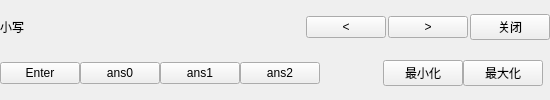
    <widget class="QWidget" name="widgetTop" native="true">
     <property name="styleSheet">
      <string notr="true">border-width:0px;</string>
     </property>
     <layout class="QVBoxLayout" name="verticalLayout">
      <property name="spacing">
       <number>6</number>
      </property>
      <property name="leftMargin">
       <number>0</number>
      </property>
      <property name="topMargin">
       <number>0</number>
      </property>
      <property name="rightMargin">
       <number>0</number>
      </property>
      <property name="bottomMargin">
       <number>0</number>
      </property>
      <item>
       <layout class="QHBoxLayout" name="lay1">
        <property name="spacing">
         <number>2</number>
        </property>
        <item>
         <widget class="QLabel" name="labInfo">
          <property name="sizePolicy">
           <sizepolicy hsizetype="Preferred" vsizetype="Minimum">
            <horstretch>0</horstretch>
            <verstretch>0</verstretch>
           </sizepolicy>
          </property>
          <property name="minimumSize">
           <size>
            <width>0</width>
            <height>25</height>
           </size>
          </property>
          <property name="text">
           <string>小写</string>
          </property>
         </widget>
        </item>
        <item>
         <widget class="QLabel" name="labPY">
          <property name="sizePolicy">
           <sizepolicy hsizetype="Expanding" vsizetype="Preferred">
            <horstretch>0</horstretch>
            <verstretch>0</verstretch>
           </sizepolicy>
          </property>
          <property name="text">
           <string/>
          </property>
          <property name="alignment">
           <set>Qt::AlignCenter</set>
          </property>
         </widget>
        </item>
        <item>
         <widget class="QPushButton" name="btnPre">
          <property name="focusPolicy">
           <enum>Qt::NoFocus</enum>
          </property>
          <property name="styleSheet">
           <string notr="true"/>
          </property>
          <property name="text">
           <string>&lt;</string>
          </property>
         </widget>
        </item>
        <item>
         <widget class="QPushButton" name="btnNext">
          <property name="focusPolicy">
           <enum>Qt::NoFocus</enum>
          </property>
          <property name="styleSheet">
           <string notr="true"/>
          </property>
          <property name="text">
           <string>&gt;</string>
          </property>
         </widget>
        </item>
        <item>
         <widget class="QPushButton" name="btnClose">
          <property name="focusPolicy">
           <enum>Qt::NoFocus</enum>
          </property>
          <property name="styleSheet">
           <string notr="true"/>
          </property>
          <property name="text">
           <string>关闭</string>
          </property>
         </widget>
        </item>
       </layout>
      </item>
      <item>
       <layout class="QHBoxLayout" name="lay2">
        <property name="spacing">
         <number>0</number>
        </property>
        <item>
         <widget class="QPushButton" name="Enter">
          <property name="text">
           <string>Enter</string>
          </property>
         </widget>
        </item>
        <item>
         <widget class="QPushButton" name="ans0">
          <property name="text">
           <string>ans0</string>
          </property>
         </widget>
        </item>
        <item>
         <widget class="QPushButton" name="ans1">
          <property name="text">
           <string>ans1</string>
          </property>
         </widget>
        </item>
        <item>
         <widget class="QPushButton" name="ans2">
          <property name="text">
           <string>ans2</string>
          </property>
         </widget>
        </item>
        <item>
         <widget class="QLabel" name="labCh0">
          <property name="sizePolicy">
           <sizepolicy hsizetype="Preferred" vsizetype="Fixed">
            <horstretch>0</horstretch>
            <verstretch>0</verstretch>
           </sizepolicy>
          </property>
          <property name="minimumSize">
           <size>
            <width>0</width>
            <height>25</height>
           </size>
          </property>
          <property name="text">
           <string/>
          </property>
          <property name="alignment">
           <set>Qt::AlignCenter</set>
          </property>
         </widget>
        </item>
        <item>
         <widget class="QLabel" name="labCh1">
          <property name="sizePolicy">
           <sizepolicy hsizetype="Preferred" vsizetype="Fixed">
            <horstretch>0</horstretch>
            <verstretch>0</verstretch>
           </sizepolicy>
          </property>
          <property name="minimumSize">
           <size>
            <width>0</width>
            <height>25</height>
           </size>
          </property>
          <property name="text">
           <string/>
          </property>
          <property name="alignment">
           <set>Qt::AlignCenter</set>
          </property>
         </widget>
        </item>
        <item>
         <widget class="QLabel" name="labCh2">
          <property name="sizePolicy">
           <sizepolicy hsizetype="Preferred" vsizetype="Fixed">
            <horstretch>0</horstretch>
            <verstretch>0</verstretch>
           </sizepolicy>
          </property>
          <property name="minimumSize">
           <size>
            <width>0</width>
            <height>25</height>
           </size>
          </property>
          <property name="text">
           <string/>
          </property>
          <property name="alignment">
           <set>Qt::AlignCenter</set>
          </property>
         </widget>
        </item>
        <item>
         <widget class="QLabel" name="labCh3">
          <property name="sizePolicy">
           <sizepolicy hsizetype="Preferred" vsizetype="Fixed">
            <horstretch>0</horstretch>
            <verstretch>0</verstretch>
           </sizepolicy>
          </property>
          <property name="minimumSize">
           <size>
            <width>0</width>
            <height>25</height>
           </size>
          </property>
          <property name="text">
           <string/>
          </property>
          <property name="alignment">
           <set>Qt::AlignCenter</set>
          </property>
         </widget>
        </item>
        <item>
         <widget class="QLabel" name="labCh4">
          <property name="sizePolicy">
           <sizepolicy hsizetype="Preferred" vsizetype="Fixed">
            <horstretch>0</horstretch>
            <verstretch>0</verstretch>
           </sizepolicy>
          </property>
          <property name="minimumSize">
           <size>
            <width>0</width>
            <height>25</height>
           </size>
          </property>
          <property name="text">
           <string/>
          </property>
          <property name="alignment">
           <set>Qt::AlignCenter</set>
          </property>
         </widget>
        </item>
        <item>
         <widget class="QLabel" name="labCh5">
          <property name="sizePolicy">
           <sizepolicy hsizetype="Preferred" vsizetype="Fixed">
            <horstretch>0</horstretch>
            <verstretch>0</verstretch>
           </sizepolicy>
          </property>
          <property name="minimumSize">
           <size>
            <width>0</width>
            <height>25</height>
           </size>
          </property>
          <property name="text">
           <string/>
          </property>
          <property name="alignment">
           <set>Qt::AlignCenter</set>
          </property>
         </widget>
        </item>
        <item>
         <widget class="QLabel" name="labCh6">
          <property name="sizePolicy">
           <sizepolicy hsizetype="Preferred" vsizetype="Fixed">
            <horstretch>0</horstretch>
            <verstretch>0</verstretch>
           </sizepolicy>
          </property>
          <property name="minimumSize">
           <size>
            <width>0</width>
            <height>25</height>
           </size>
          </property>
          <property name="text">
           <string/>
          </property>
          <property name="alignment">
           <set>Qt::AlignCenter</set>
          </property>
         </widget>
        </item>
        <item>
         <widget class="QLabel" name="labCh7">
          <property name="sizePolicy">
           <sizepolicy hsizetype="Preferred" vsizetype="Fixed">
            <horstretch>0</horstretch>
            <verstretch>0</verstretch>
           </sizepolicy>
          </property>
          <property name="minimumSize">
           <size>
            <width>0</width>
            <height>25</height>
           </size>
          </property>
          <property name="text">
           <string/>
          </property>
          <property name="alignment">
           <set>Qt::AlignCenter</set>
          </property>
         </widget>
        </item>
        <item>
         <widget class="QLabel" name="labCh8">
          <property name="sizePolicy">
           <sizepolicy hsizetype="Preferred" vsizetype="Fixed">
            <horstretch>0</horstretch>
            <verstretch>0</verstretch>
           </sizepolicy>
          </property>
          <property name="minimumSize">
           <size>
            <width>0</width>
            <height>25</height>
           </size>
          </property>
          <property name="text">
           <string/>
          </property>
          <property name="alignment">
           <set>Qt::AlignCenter</set>
          </property>
         </widget>
        </item>
        <item>
         <widget class="QPushButton" name="btnMin">
          <property name="text">
           <string>最小化</string>
          </property>
         </widget>
        </item>
        <item>
         <widget class="QPushButton" name="btnMax">
          <property name="text">
           <string>最大化</string>
          </property>
         </widget>
        </item>
        <item>
         <widget class="QLabel" name="labCh9">
          <property name="sizePolicy">
           <sizepolicy hsizetype="Preferred" vsizetype="Fixed">
            <horstretch>0</horstretch>
            <verstretch>0</verstretch>
           </sizepolicy>
          </property>
          <property name="minimumSize">
           <size>
            <width>0</width>
            <height>25</height>
           </size>
          </property>
          <property name="text">
           <string/>
          </property>
          <property name="alignment">
           <set>Qt::AlignCenter</set>
          </property>
         </widget>
        </item>
       </layout>
      </item>
     </layout>
    </widget>
